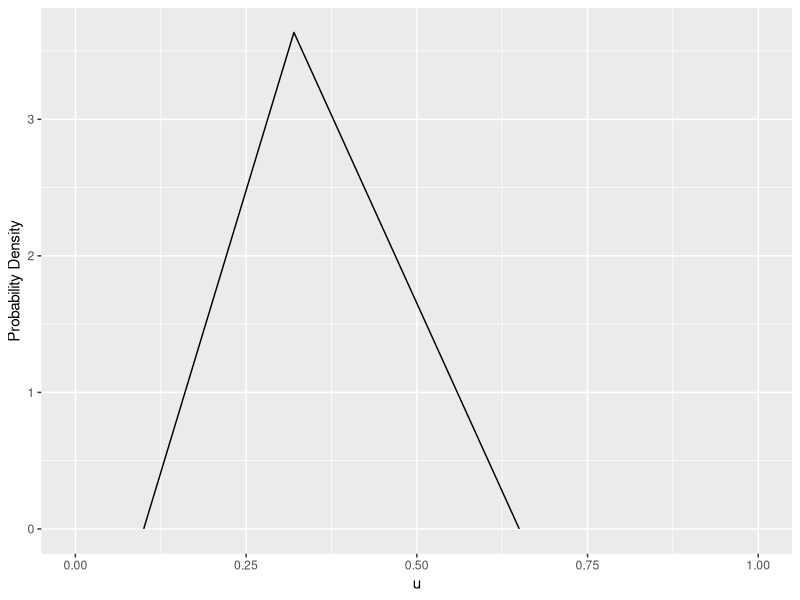
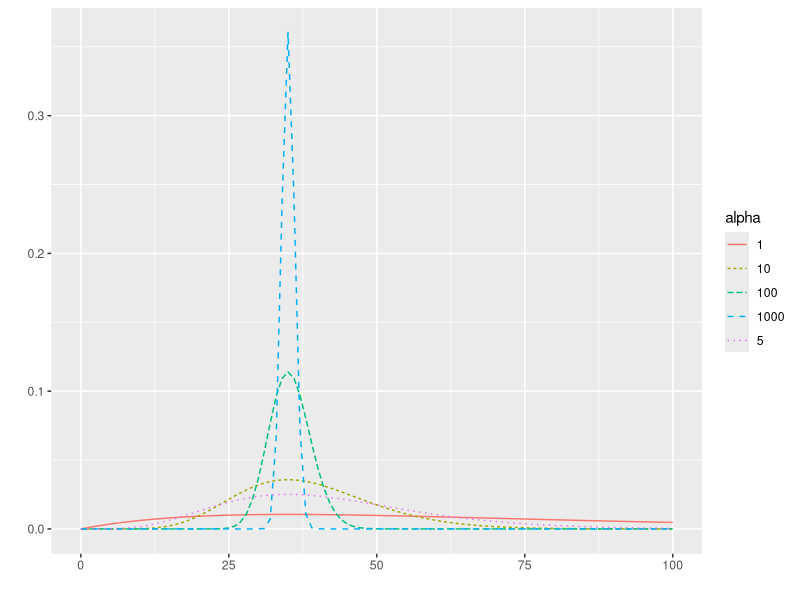

Reproduce these figures in R, in order.
## ---- chunk 1
#```{r setup, include=FALSE}
knitr::opts_chunk$set(collapse = T, comment = "#>")
## ---- chunk 2
library(ggplot2)
dtriang <- function(x, xMin, xMax, xMode){
  
  n <- length(x)
  if (length(xMin) == 1) xMin <- rep(xMin, n)
  if (length(xMax) == 1) xMax <- rep(xMax, n)
  if (length(xMode) == 1) xMode <- rep(xMode, n)
  
  output <- x
  output[x <= xMin] <- 0
  output[x >= xMax] <- 0
  range1 <- (x > xMin & x <= xMode)
  output[range1] <- (2 * (x[range1] - xMin[range1])) / ((xMax[range1] - xMin[range1]) * (xMode[range1] - xMin[range1]))
  range2 <- (x >= xMode & x < xMax)
  output[range2] <- (2 * (xMax[range2] - x[range2])) / ((xMax[range2] - xMin[range2]) * (xMax[range2] - xMode[range2]))
  return(output)
}

x <- seq(0.10, 0.65, by = 0.01)
y <- dtriang(x, xMin = 0.10, xMax = 0.65, xMode = 0.32)
df <- data.frame(x = x, y= y)
ggplot(df, aes(x, y)) + geom_line() + scale_x_continuous(limits = c(0, 1)) + xlab('u') + ylab('Probability Density')
## ---- chunk 3
alphas <- c(1, 5, 10, 100, 1000)
mode <- 35
df <- lapply(alphas, function(alpha){
  
  x <- 0:100
  y <- dgamma(x, shape = alpha + 1, scale = mode / alpha)
  z <- as.character(alpha)
  output <- data.frame(x = x, y = y, alpha = z)
  return(output)
})
df <- Reduce(rbind, df)
ggplot(df, aes(x, y, col = alpha, group = alpha)) + geom_line(aes(linetype = alpha)) + scale_x_continuous(limits = c(0, 100)) + xlab('') + ylab('')
## ---- chunk 4
library(data.table)
library(ggplot2)
## ---- chunk 5
library(data.table)

## ---- chunk 6
library(data.table)

## ---- chunk 7
library(data.table)

